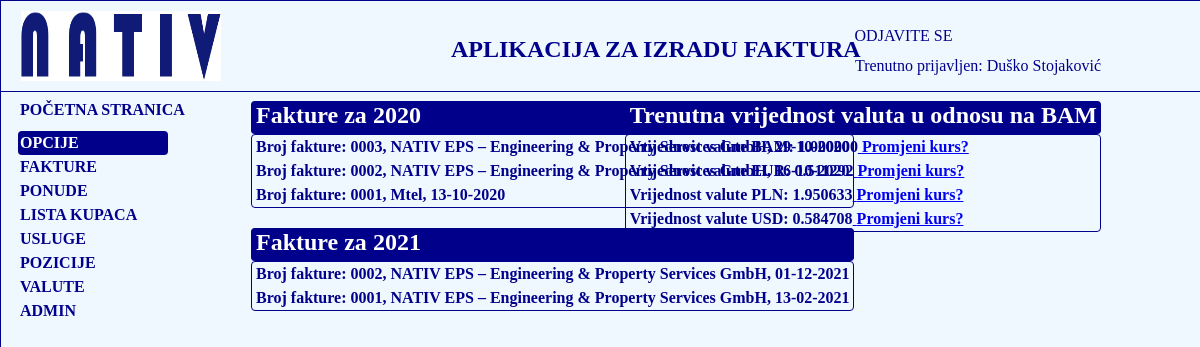
/fakture/ (signed in), run on the app's committed database.
### fakture/models.py (models this page shows, shortened)
class Korisnik(AbstractBaseUser):
    email = models.EmailField(verbose_name="email", max_length=60, unique=True)
    username = models.CharField(max_length=30, unique=True)
    date_joined = models.DateTimeField(verbose_name='date joined', auto_now_add=True)
    last_login = models.DateTimeField(verbose_name='last login', auto_now=True)
    is_admin = models.BooleanField(default=False)
    is_active = models.BooleanField(default=True)
    is_staff = models.BooleanField(default=False)
    is_superuser = models.BooleanField(default=False)
    ime = models.CharField(max_length=50)
    prezime = models.CharField(max_length=50)
    ime_oca = models.CharField(max_length=50)
    godina_rodjenja = models.DateField(blank=True, null=True)
    mjesto_rodjenja = models.CharField(max_length=50)
    mjesto_prebivalista = models.CharField(max_length=50)
    adresa = models.CharField(max_length=50)
    postanski_broj = models.CharField(max_length=50)
    telefon = models.CharField(max_length=50)
    naziv_preduzeca =  models.CharField(max_length=250, blank=True, null=True)
    adresa_preduzeca = models.CharField(max_length=250, blank=True, null=True)
    mjesto_preduzeca = models.CharField(max_length=250, blank=True, null=True)
    postanski_broj_preduzeca = models.CharField(max_length=250, blank=True, null=True)
    IBAN =  models.CharField(max_length=250, blank=True, null=True,default='BA395620998146211620')
    SWIFT_BIC = models.CharField(max_length=50, blank=True, null=True, default='RAZBBA22')
    telefon_mobilni = models.CharField(max_length=50, blank=True, null=True)
    fax = models.CharField(max_length=50, blank=True, null=True)
    zvanje = models.CharField(max_length=150, blank=True, null=True)
    pozicija = models.CharField(max_length=150, blank=True, null=True)
    email_preduzeca = models.EmailField(verbose_name="Email preduzeca", max_length=60, unique=True, blank=True, null=True)
    web_stranica = models.URLField(blank=True, null=True)
    banka_racun =  models.CharField(max_length=150, blank=True, null=True)
    profilna_slika = models.ImageField(upload_to='slike', blank=True, null=True)
    IZBOR_DRZAVE = (
        ('Bosna i Hercegovina', 'Bosna i Hercegovina'),
        ('Germany', 'Germany'),
        ('Poland', 'Poland')
    )
    drzava = models.CharField(max_length=50, choices=IZBOR_DRZAVE, blank=True, null=True)
    USERNAME_FIELD = 'email'
    REQUIRED_FIELDS = ['username']
    objects = MyKorisnikManager()

class Faktura(models.Model):
    broj_fakture = models.CharField(max_length=50, default='0001', help_text='Polje se automatski ispunjava')
    kupac = models.ForeignKey(Kupac, on_delete=models.CASCADE, help_text='Izaberite kupca iz padajućeg menija')
    drzava = models.CharField(max_length=100, blank=True, null=True)
    datum_fakture = models.DateField(default=timezone.now, help_text='Izaberite datum iz datumara')
    rok_placanja = models.DateField(default=timezone.now, help_text='Polje se automatski ažurira', verbose_name='Rok plaćanja')
    INDETIFIKACIJSKI_BROJEVI = (
        ('210', '210'),
        ('220', '220'),
        ('230', '230'),
        ('240', '240'),
        ('300', '300'),
        ('400', '400'),
    )
    ident_brojevi = models.CharField(max_length=5, choices=INDETIFIKACIJSKI_BROJEVI, default='210', help_text='Izaberite identifikacijski broj iz padajućeg menija')
    REALIZACIJA = (
        ('P', 'Plaćeno'),
        ('NP', 'Nije plaćeno')
    )
    placeno = models.CharField(max_length=20, choices=REALIZACIJA, default='NP', verbose_name='Plaćeno', help_text='Izaberite opciju iz padajućeg menija')
    valuta = models.ForeignKey(Valute,  blank=True, default='BAM', on_delete=models.CASCADE)
    racun = models.CharField(max_length=20, default='RAČUN', blank=True, null=True)
    racun_njemacki = models.CharField(max_length=30, default='RECHNUNG', blank=True, null=True)
    avansno_uplaceno = models.DecimalField(max_digits=10, decimal_places=2, default=0.00, help_text='Devizno plaćanje upisati vrijednost u evrima', verbose_name='Avansno uplaćeno')
    nacin_placanja = models.CharField(max_length=100, blank=True, null=True, default='Žiro račun/Gotovinsko plaćanje')
    class Meta:
        ordering = ['-pk']

class Kupac(models.Model):
    ime = models.CharField(max_length=50)
    prezime = models.CharField(max_length=50)
    naziv_firme = models.CharField(max_length=100)
    email = models.EmailField(blank=True, null=True)
    lokacija_grad = models.CharField(max_length=50)
    adresa_kupca = models.CharField(max_length=150)
    postanski_broj = models.CharField(max_length=50)
    IZBOR_DRZAVE = (
        ('Bosna i Hercegovina', 'Bosna i Hercegovina'),
        ('Germany', 'Germany'),
        ('Poland', 'Poland')
    )
    drzava = models.CharField(max_length=50, choices=IZBOR_DRZAVE, null=True, blank=True)
    def __str__(self):
        return self.naziv_firme

class Valute(models.Model):
    bam_evro = models.DecimalField(max_digits=8, decimal_places=6, default=1.955830, help_text='Unesite trenutni odnos BAM u odnosu na stranu valutu. <br>Maksimalan broj decimalnih mjeste je šest.')
    VALUTE = (
        ('EUR', 'EUR'),
        ('BAM', 'BAM'),
        ('USD', 'USD'),
        ('PLN', 'PLN'),
    )
    valute = models.CharField(max_length=10, choices=VALUTE, default='BAM')
    vrijednost_valute = models.DecimalField(max_digits=8, decimal_places=6, default=1.00)

### fakture/views.py (the view)
# urls.py: path('', views.pocetna_stranica, name='index'),
@login_required
def pocetna_stranica(request):
    context = {}
    if Faktura.objects.filter(broj_fakture__isnull=True):
        pass
    else:
        fakture = Faktura.objects.filter(broj_fakture__isnull=False).order_by('-broj_fakture')
        datum = Faktura.objects.dates('datum_fakture', 'year')
        valute = Valute.objects.all().order_by('valute')
        zadnja_faktura_datum = Faktura.objects.all().order_by('-pk').first()
        predzadnja_faktura_datum = Faktura.objects.all().order_by('-pk')[1]
        zadnja = zadnja_faktura_datum.datum_fakture
        predzadnja = predzadnja_faktura_datum.datum_fakture
        context = {
            'fakture':fakture,
            'datum':datum,
            'valute': valute,
            'zadnja_faktura_datum': zadnja,
            'pd':predzadnja,
        }
    return render(request, 'bazni_template.html', context)

### fakture/templates/bazni_template.html (shortened to what this page needs)
{% extends 'fakture/base_nativ.html' %}
{% load static %}
{% block fakture %}
    {% for d in datum %}
    <div class="fakture-lista-naslovna">
    <h2>Fakture za {{ d|date:'Y' }}</h2>
    <ul >
        {% for f in fakture %}
            {% if d|date:'Y' == f.datum_fakture|date:'Y' %}
            <li>Broj fakture: {{ f.broj_fakture }}, {{ f.kupac }}, {{ f.datum_fakture|date:'d-m-Y' }}</li>
            {% endif %}
        {% endfor %}
    </ul>
    </div>
    {% endfor %}
{%endblock  %}
{% block valute %}
    {% if valute %}
    <h2>Trenutna vrijednost valuta u odnosu na BAM</h2>
    <ul>
    {% for v in valute %}
        <li>Vrijednost valute {{ v.valute }}: {{ v.vrijednost_valute }}<a href="{% url 'fakture:valute_update' v.pk %}">                Promjeni kurs?</a></li>
    {% endfor %}
    </ul>
    {% endif %}
    {% if zadnja_faktura_datum <= pd %}
    {{ zadnja_faktura_datum }}
    {{ pd }}
    {% else %}
    <p>Nista</p>
    {% endif %}
{% endblock %}

### fakture/templates/fakture/base_nativ.html (shortened to what this page needs)
<!DOCTYPE html>
{% load static %}
<html lang="en">
<head>
    <link rel="stylesheet" href="{% static 'css/base_nativ.css' %}">
</head>
<body>
<div class="glavni-nativ">
<header id="header">
    <div id="logo">
        <img src="{% static 'slike/logo_nativ.png' %}" alt="Slika Nativ logo">
    </div>
    <h2>APLIKACIJA ZA IZRADU FAKTURA</h2>
    <div id="login">
        {% if user.is_authenticated %}
            <p><a href="{% url 'logout' %}?next={{ request.path }}">ODJAVITE SE</a></p>
        {% else %}
            <p><a href="{% url 'login' %}?next={{ request.path }}">PRIJAVITE SE</a> </p>
        {% endif %}
    </div>
    <div class="trenutno-prijavljen">
        {% if user.is_authenticated %}
            <p>Trenutno prijavljen: {{ user.ime }} {{ user.prezime }}</p>
        {% else %}
            <p></p>
        {% endif %}
    </div>
</header>
<p id="pocetna"><a href="{% url 'fakture:index' %}">POČETNA STRANICA</a></p>
{% if user.is_authenticated %}
<div class="navigacija">
    <nav class="navigacija-sadrzaj">
        <ul>
            <li id="opcije">OPCIJE</li>
            <li><a href="{% url 'fakture:lista_fakturi' %}">FAKTURE</a></li>
            <li><a href="{% url 'fakture:ponuda-lista' %}">PONUDE</a></li>
            <li><a href="{% url 'fakture:lista-kupci' %}">LISTA KUPACA</a></li>
            <li><a href="{% url 'fakture:usluge-lista' %}">USLUGE</a></li>
            <li><a href="{% url 'fakture:usluge-lista' %}">POZICIJE</a></li>
             <li><a href="{% url 'fakture:kreiraj-valutu' %}">VALUTE</a></li>
            {% if user.is_superuser %}
            <li><a href="{% url 'admin:index' %}">ADMIN</a></li>
                {% endif %}
        </ul>
    </nav>
</div>
{% endif %}
<div class="fakture">{% block fakture %}{% endblock %}</div>
<div class="valute">{% block valute %}{% endblock %}</div>
</div>
</body>
</html>

### fakture/static/css/base_nativ.css (style rules this page uses)
body { margin: 0; padding: 0; }
.glavni-nativ { position: absolute; margin: 0; width: 100%; height: 7500px; background-color: aliceblue; border: darkblue solid 1px; }
#header { position: absolute; height: 90px; width: 100%; border: darkblue solid 1px; border-top-width: 0; border-left-width: 0; border-right-width: 0; }
#logo { position: absolute; margin-top: 10px; margin-left: 20px; width: 200px; height: 70px; }
#logo img { width: 200px; height: 70px; margin: 0; }
#header h2 { position: absolute; top: 15px; left: 450px; color: darkblue; }
#login { position: absolute; top: 10px; right: 248.5px; }
#login a { text-decoration: none; color: darkblue; }
.trenutno-prijavljen { position: absolute; top: 40px; right: 100px; color: darkblue; }
.navigacija { position: absolute; height: auto; width: 150px; top: 130px; left: 17px; }
.navigacija-sadrzaj li { list-style: none; margin: 0; padding: 3px 0 3px 2px; text-align: left; color: darkblue; font-weight: bold; }
.navigacija-sadrzaj ul { display: block; margin: 0; padding: 0; }
.navigacija-sadrzaj a { text-decoration: none; color: darkblue; font-weight: bold; }
#opcije { background-color: darkblue; color: white; border-radius: 4px; }
#pocetna { position: absolute; height: auto; margin: 0; top: 100px; left: 19px; }
#pocetna a { text-decoration: none; color: darkblue; font-weight: bold; }
.fakture { position: absolute; top: 100px; left: 250px; color: darkblue; margin: 0; width: auto; }
.fakture-lista-naslovna { margin-bottom: 20px; }
.fakture-lista-naslovna h2 { margin: 0; padding: 0 0 5px 4px; background-color: darkblue; color: white; border: darkblue solid 1px; border-bottom: none; border-radius: 4px; }
.fakture-lista-naslovna ul { display: block; margin: 0; padding: 0; border: darkblue solid 1px; border-radius: 4px; }
.fakture-lista-naslovna li { list-style: none; margin: 0; padding: 3px 3px 3px 4px; text-align: left; color: darkblue; font-weight: bold; }
.valute { position: absolute; top: 100px; right: 100px; color: darkblue; margin: 0; padding: 0; }
.valute h2 { margin: 0; padding: 0 3px 5px 4px; background-color: darkblue; color: white; border: darkblue solid 1px; border-bottom: none; border-radius: 4px; }
.valute ul { display: block; margin: 0; padding: 0; border: darkblue solid 1px; border-radius: 4px; }
.valute li { list-style: none; margin: 0; padding: 3px 3px 3px 4px; text-align: left; color: darkblue; font-weight: bold; }

### data on the page
Korisnik: ime "Duško", prezime "Stojaković"
Faktura: broj_fakture "0003", kupac "NATIV EPS – Engineering & Property Services GmbH", datum_fakture "29-10-2020"
Faktura: broj_fakture "0002", kupac "NATIV EPS – Engineering & Property Services GmbH", datum_fakture "16-10-2020"
Faktura: broj_fakture "0001", kupac "Mtel", datum_fakture "13-10-2020"
Faktura: broj_fakture "0002", kupac "NATIV EPS – Engineering & Property Services GmbH", datum_fakture "01-12-2021"
Faktura: broj_fakture "0001", kupac "NATIV EPS – Engineering & Property Services GmbH", datum_fakture "13-02-2021"
Valute: valute "BAM", vrijednost_valute "1.000000"
Valute: valute "EUR", vrijednost_valute "0.511292"
Valute: valute "PLN", vrijednost_valute "1.950633"
Valute: valute "USD", vrijednost_valute "0.584708"

### other printed values
{{ d|date:'Y' }} "2020" "2021"
